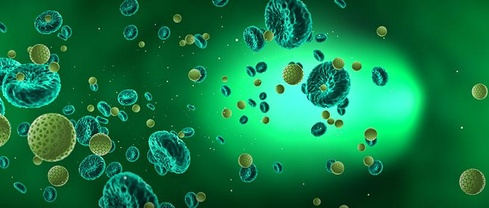
#> input picture artImage.jpg, 489 x 208 px, shrunk from 821 x 350 before the run
$ python lab3_dithering.py
#> lines starting #> are read from the running program, lines starting #| are printed output that depends on the picture; after the words box and inside, x2 and y2 are one past the last pixel; in counts of white or black regions, pixels touching at a corner belong together
### imageTools.py
#!/usr/bin/env python3
# -*- coding: utf-8 -*-
"""
Created on Wed Jan 29 21:27:09 2020

@author: dMaluenda
"""

import numpy as np
import matplotlib.pyplot as plt
from scipy.signal import medfilt


# [18 lines left out: functions getDynamicRange, getImageType, printImageInfo, not called in this run]


def getChannels(image, doSeparatelly=False):
    """ Returns the channels of an image.
        If doSeparatelly=False returns a list of channels
        If doSeparatelly=True returns the channels in different variables
    """
#> called with doSeparatelly = True
    chanels = tuple() if doSeparatelly else []
    for chIdx in range(image.shape[2]):
        chanel = image[:, :, chIdx]
        if doSeparatelly:
            chanels += (chanel, )  # append in tuples
        else:
            chanels.append(chanel)
    return chanels


def getLuminance(image):
    """ Returns a matrix with the luminance of an image.
    """
    R, G, B = getChannels(image, doSeparatelly=True)
    lum = 0.299*R + 0.587*G + 0.114*B
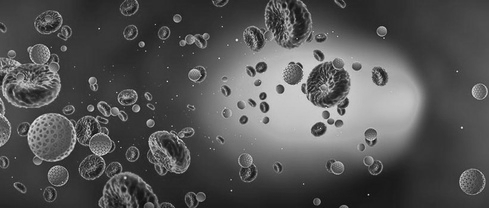
#> lum: shape (208, 489) float64; min 0.052, max 0.922, mean 0.334
    dtype = 'uint8' if isUint8(image) else 'float64'
#> dtype = 'float64'
    return np.array(lum, dtype=dtype)


# [7 lines left out: function getAverage, not called in this run]


def im2float(image):
    """ This function returns an image (npArray) of floats.
    """
    return np.array(image/image.max(), dtype='float64')


def isUint8(image):
    """ Returns True if image is made of uint8.
    """
    return isinstance(image.flat[0], np.uint8)


# [15 lines left out: functions gammaFilter, importEyes, not called in this run]


def checkIsOneChannel(image):
    """ Do nothing if image is just a matrix.
        Raise and error when image has more than one channel.
    """
    if len(image.shape) > 2 and image.shape[2] > 1:
        raise Exception("Plain images (matrix) only allowed. "
                        "Consider to get Luminance or use just one channel.")


# [20 lines left out: functions thresholding, medianFilter, not called in this run]


def getNewPixel(pixel, newDynamicRange):
    """ Takes a pixel value and returns the closer value
        according to the newDynamicRange.
    """
    return (int(pixel * newDynamicRange) / (newDynamicRange - 1)
            if pixel < 1 else 1)


# getSegmentedImage returns a one channel image with
#  of a certain dynamic range (see getNewPixel)
getSegmentedImage = np.vectorize(getNewPixel)


def dithering(imageIN, matrix, newDynamicRange=2):
    """ Returns a one channel image of made of values
        within the newDynamicRange applying a dithering
        according to the matrix.
    """
    checkIsOneChannel(imageIN)
    Nimage = imageIN.shape[0]
    Mimage = imageIN.shape[1]

    Nmatrix = np.shape(matrix)[0]
    Mmatrix = np.shape(matrix)[1]

    # making a clone to work with it
    imageOUT = imageIN.astype('float64')

    for j in range(Mimage):
        for i in range(Nimage):
            # loop over all pixels
            oldPixel = imageOUT[i, j]

            newPixel = getNewPixel(oldPixel, newDynamicRange)

            # applying the new value
            imageOUT[i, j] = newPixel

            # computing the error during the segmentation
            error = oldPixel - newPixel

            # spreading that error according to the matrix
            for iMatrix in range(Nmatrix):
                for jMatrix in range(Nmatrix):
                    # loop over all the matrix values
                    weigth = matrix[iMatrix][jMatrix]

                    # coordinates of the pixel where spreading
                    newI = i + iMatrix - int(Nmatrix/2)
                    newJ = j + jMatrix - int(Mmatrix/2)

                    # applying the spreading if it make sense
                    if weigth > 0 and 0 <= newI < Nimage and 0 <= newJ < Mimage:
                        imageOUT[newI, newJ] = imageOUT[newI, newJ] + error * weigth

    # making sure that the final image is within the newDynamicRange
    return getSegmentedImage(imageOUT, newDynamicRange)

### lab3_dithering.py
#!/usr/bin/env python3
# -*- coding: utf-8 -*-
"""
Created on Thu Feb  6 17:56:57 2020

@author: dMaluenda
"""

from imageTools import *
from matplotlib.colors import rgb_to_hsv, hsv_to_rgb

FSmatrix = [[0, 0, 0],
            [0, 0, 7],
            [3, 5, 1]]
FSmatrix = np.divide(FSmatrix, np.sum(FSmatrix))

JJNmatrix = [[0, 0, 0, 0, 0],
             [0, 0, 0, 0, 0],
             [0, 0, 0, 7, 5],
             [3, 5, 7, 5, 3],
             [1, 3, 5, 3, 1]]
JJNmatrix = np.divide(JJNmatrix, np.sum(JJNmatrix))


artImageColor = im2float(plt.imread('artImage.jpg'))
artImageGray = getLuminance(artImageColor)

plt.imsave('lab3/dith_NONE.png', artImageGray, cmap='gray')
for DRlevel in [2, 4]:
    plt.imsave('lab3/bin_%d.png' % DRlevel,
               getSegmentedImage(artImageGray, DRlevel),
               cmap='gray')
    for label, mat in zip(['FS', 'JJN'], [FSmatrix, JJNmatrix]):
        ditherImage = dithering(artImageGray, mat, DRlevel)
        plt.imsave('lab3/dith_%s_%d.png' % (label, DRlevel),
                   ditherImage, cmap='gray')
#> this loop made 2 passes
#> pass 1, `plt.imsave('lab3/bin_%d.png' % DRlevel, getSegmentedImage(artImageGray..`:
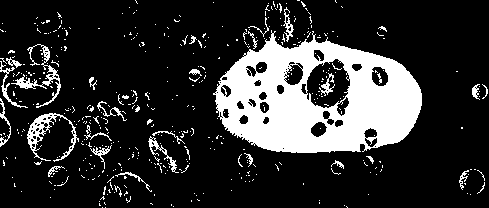
#> saved as bin_2.png: shape (208, 489, 3); 19.3% white; 450 white regions (418 under 20 px), largest, box (x1, y1, x2, y2) and area: (213, 30, 422, 153) 15195, (27, 113, 79, 162) 626, (11, 44, 61, 108) 549
#> pass 1, `plt.imsave('lab3/dith_%s_%d.png' % (label, DRlevel), ditherImage, cmap..`:
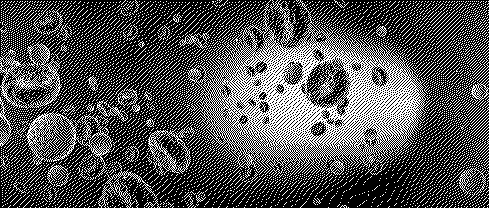
#> saved as dith_FS_2.png: shape (208, 489, 3); 31.9% white in thin lines or dots
#> pass 1, `plt.imsave('lab3/dith_%s_%d.png' % (label, DRlevel), ditherImage, cmap..`:
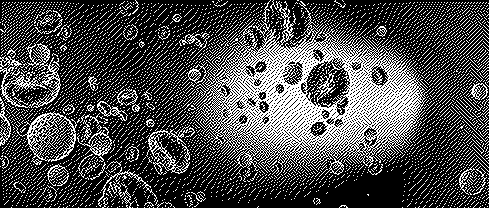
#> saved as dith_JJN_2.png: shape (208, 489, 3); 29.4% white in thin lines or dots


artHSV = rgb_to_hsv(artImageColor)
#> artHSV: shape (208, 489, 3) float64; mean of channels 0, 1, 2 0.407, 0.906, 0.482

artH, artS, artV = getChannels(artHSV, doSeparatelly=True)
#> the loop in getChannels (call 2), `for chIdx in range(image.shape[2]):` made 3 passes
#> pass 1, in getChannels (call 2), `chanel = image[:, :, chIdx]`:
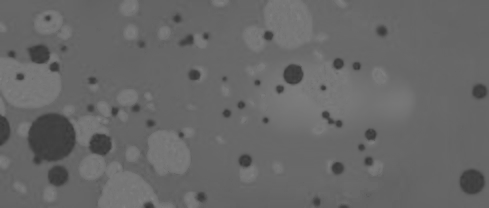
#> chanel: shape (208, 489) float64; min 0.21, max 0.512, mean 0.407
#> pass 2, in getChannels (call 2), `chanel = image[:, :, chIdx]`:
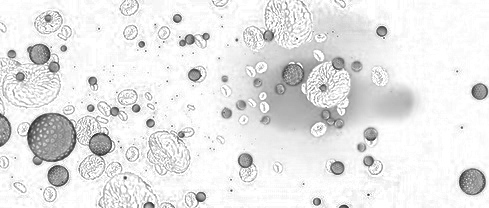
#> chanel: shape (208, 489) float64; min 0.147, max 1, mean 0.906

artDith = np.copy(artHSV)


dithV = dithering(artV, FSmatrix, 6)
#> after the loop in dithering (call 5), `for j in range(Mimage):`:
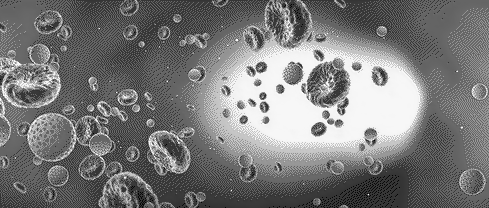
#> imageOUT: shape (208, 489) float64; min -0.0187, max 1.03, mean 0.482; drawn with min black and max white

artDith[:, :, 2] = dithV
#> artDith: shape (208, 489, 3) float64; mean of channels 0, 1, 2 0.407, 0.906, 0.481

plt.imsave('lab3/dithColor_FS.png', hsv_to_rgb(artDith))
